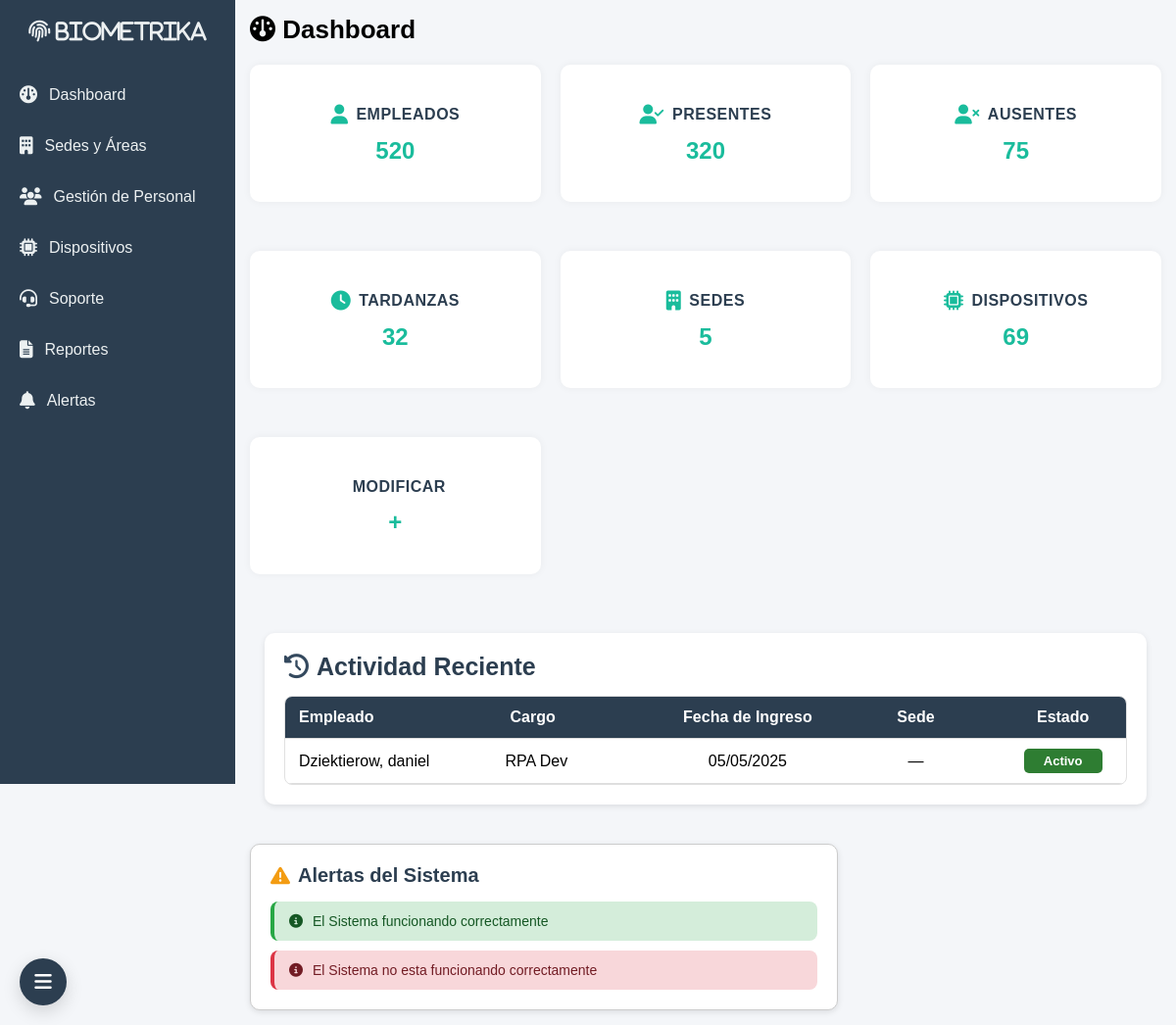
The app's page /account/ (signed in) with its own data.
### usuario/models.py (models this page shows, shortened)
class Personal(models.Model):
    nombre = models.CharField(max_length=100)
    apellido = models.CharField(max_length=100)
    dni = models.CharField(max_length=15, unique=True)
    telefono = models.CharField(max_length=20, blank=True, null=True)
    email = models.EmailField(blank=True, null=True)
    cargo = models.CharField(max_length=100)
    fecha_ingreso = models.DateField()
    activo = models.BooleanField(default=True)
    ubicacion = models.ForeignKey(
        'Ubicacion',
        on_delete=models.SET_NULL,
        null=True, blank=True,
        related_name='empleados'
    )

### usuario/views.py (the view)
# urls.py: path('', views.dashboard, name='dashboard'),
@login_required
def dashboard(request):
    ultimos_empleados = Personal.objects.order_by('fecha_ingreso')[:10]  # Últimos 10 agregados
    return render(request, 'account/dashboard.html', {
        'section': 'dashboard',
        'ultimos_empleados': ultimos_empleados,
    })

### usuario/templates/account/dashboard.html (shortened to what this page needs)
{% extends "base.html" %}
{% load static %}
{% block content %}
        <nav class="barra_opciones">
            <h2>
                <div class="fingerprint-scanner" id="fingerprintScanner">
                    <i class="fas fa-fingerprint fa-1x text-primary">   Biometrika</i>
                </div>
            </h2>
            <ul>
                <li><a href="{% url 'usuario:dashboard' %}"><i class="fa-solid fa-gauge"></i>Dashboard</a></li>
                <li><a href="{% url 'usuario:ubicaciones' %}"><i class="fa-solid fa-building"></i>Sedes y Áreas</a></li>
                <li><a href="{% url 'usuario:gestion_personal' %}"><i class="fa-solid fa-users"></i>Gestión de Personal</a></li>
                <li><a href="{% url 'usuario:dispositivos' %}"><i class="fas fa-microchip"></i>Dispositivos</a></li>
                <li><a href="#"><i class="fa-solid fa-headset"></i>Soporte</a></li>
                <li><a href="#"><i class="fa-solid fa-file-lines"></i>Reportes</a></li>
                <li><a href="{% url 'usuario:alertas' %}"><i class="fa-solid fa-bell"></i>Alertas</a></li>
            </ul>
        </nav>
    <main class="contenido">
        <header>
            <h1><i class="fa-solid fa-gauge"></i> <b>Dashboard</b></h1>
        </header>
            <section class="panels">
                <div class="panel">
                    <h3><i class="fa-solid fa-user"></i> <b>Empleados</b></h3>
                    <p>520</p>
                </div>
                <div class="panel">
                    <h3><i class="fa-solid fa-user-check"></i> <b>Presentes</b></h3>
                    <p>320</p>
                </div>
                <div class="panel">
                    <h3><i class="fa-solid fa-user-times"></i> <b>Ausentes</b></h3>
                    <p>75</p>
                </div>
                <div class="panel">
                    <h3><i class="fa-solid fa-clock"></i> <b>Tardanzas</b></h3>
                    <p>32</p>
                </div>
                <div class="panel">
                    <h3><i class="fa-solid fa-building"></i> <b>Sedes</b></h3>
                    <p>5</p>
                </div>
                <div class="panel">
                    <h3><i class="fa-solid fa-microchip"></i> <b>Dispositivos</b></h3>
                    <p>69</p>
                </div>
                <div class="panel">
                    <h3> <b>Modificar</b></h3>
                    <p><b>+</b></p>
                </div>
            </section>
<section class="actividad">
  <div>
    <h2><i class="fa-solid fa-clock-rotate-left"></i> Actividad Reciente</h2>
    <div class="desplazamiento">
      <table>
        <thead>
          <tr>
            <th>Empleado</th>
            <th>Cargo</th>
            <th>Fecha de Ingreso</th>
            <th>Sede</th>
            <th>Estado</th>
          </tr>
        </thead>
        <tbody>
          {% for empleado in ultimos_empleados %}
          <tr>
            <td>{{ empleado.apellido }}, {{ empleado.nombre }}</td>
            <td>{{ empleado.cargo|default:"—" }}</td>
            <td>{{ empleado.fecha_ingreso|date:"d/m/Y" }}</td>
            <td>
              {% if empleado.sede %}
                {{ empleado.sede.nombre_sede }}
              {% else %}
                —
              {% endif %}
            </td>
            <td>
              {% if empleado.activo %}
                <span class="estado aprobado">Activo</span>
              {% else %}
                <span class="estado denegado">Inactivo</span>
              {% endif %}
            </td>
          </tr>
          {% empty %}
          <tr>
            <td colspan="5">No hay empleados registrados.</td>
          </tr>
          {% endfor %}
        </tbody>
      </table>
    </div>
  </div>
</section>
            <section class="alerta-sistema">
                <h3><i class="fa-solid fa-triangle-exclamation"></i> Alertas del Sistema</h3>
                <div class="contenido-alerta">
                    <div class="mensaje alerta-exito">
                        <i class="fa-solid fa-circle-info"></i>El Sistema funcionando correctamente
                    </div>
                    <div class="mensaje alerta-error">
                        <i class="fa-solid fa-circle-info"></i>El Sistema no esta funcionando correctamente
                    </div>
                </div>
            </section>
    </main>
    <nav class="menu">
        <h3><a><i class="fa-solid fa-bars"></i></a></h3>
{% endblock %}

### static/account/css/style_acceso.css (style rules this page uses)
* { margin: 0; padding: 0; box-sizing: border-box; font-family: Arial, Helvetica, sans-serif; }
body { display: flex; justify-content: center; align-items: center; min-height: 100vh; background: #f4f6f9; }

### static/account/css/style_personal.css (style rules this page uses)
.panel { margin-bottom: 30px; background: #fff; padding: 20px; border-radius: 10px; box-shadow: 0 0 8px rgba(0,0,0,0.05); }
.panel h3 { color: #2c3e50; margin-bottom: 15px; }

### records on screen
Personal: apellido "Dziektierow", nombre "daniel", cargo "RPA Dev", fecha_ingreso "05/05/2025", activo "Activo"
